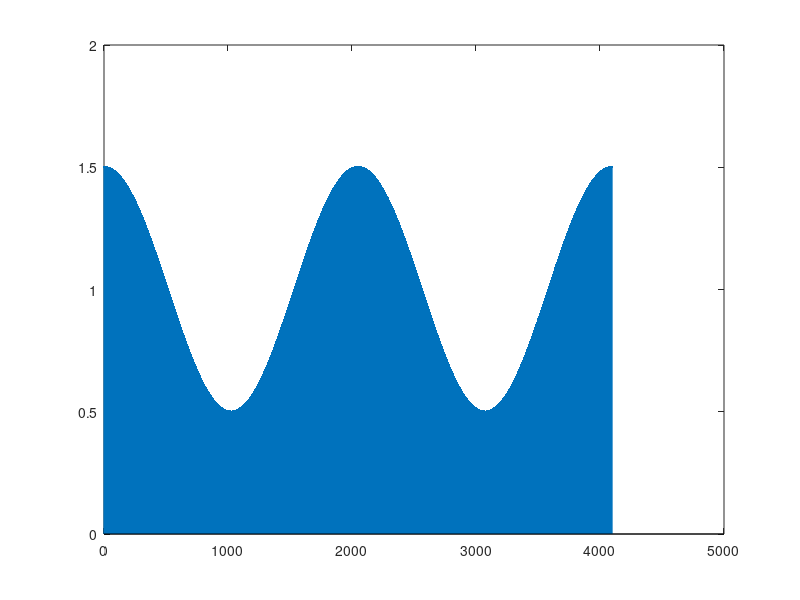
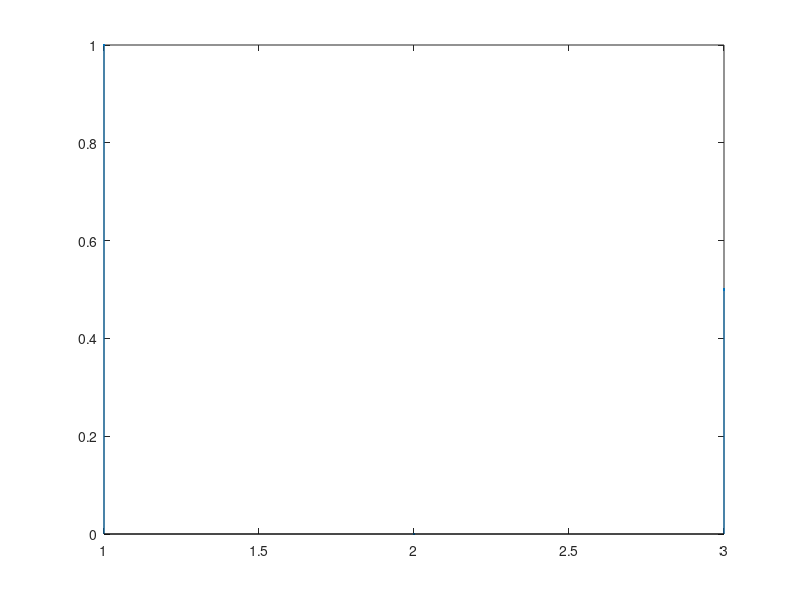

These charts were generated, in order, by the following MATLAB code:
clear all;clc;close all;

% system parameters
NFFT=4096;
CP_fract=1/8;
CP=CP_fract*NFFT;

% transmitted data
S_f=randsrc(NFFT,1,[1 -1;0.5 0.5]);
S_t=ifft(S_f,NFFT);
Tx_sym=[S_t(end-CP+1:end);S_t];

% channel 
h=[1 0 0.5];
Rx_sym=filter(h,1,Tx_sym);

% receiver operation
R_t=Rx_sym(CP+1:end);
R_f=fft(R_t,NFFT);

% channel estimated 
H=R_f./S_f;
figure;stem(H,'.');
H=ifft(H,NFFT);
figure;stem(h,'.');


